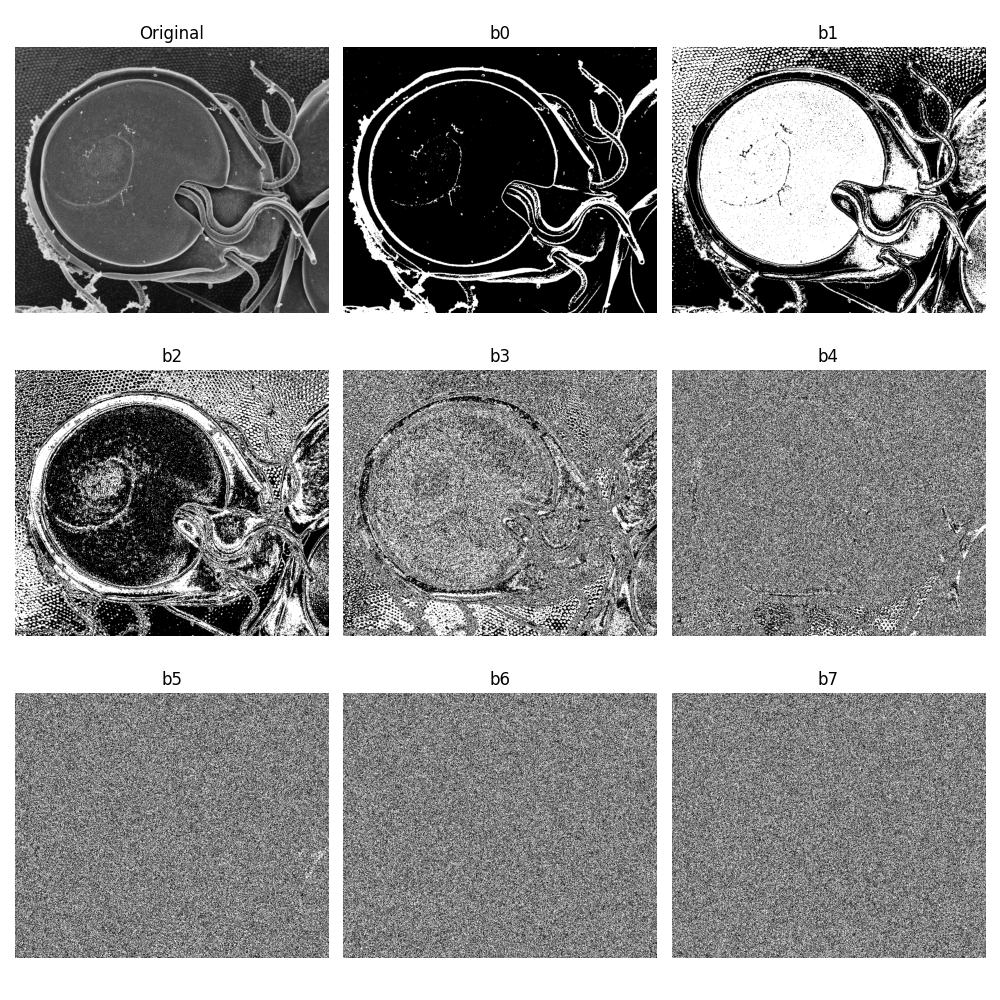

The Python source for this figure:

import sys
import os
import numpy as np
import matplotlib.pyplot as plt
from skimage.io import imread
from libDIPUM.data_path import dip_data

# Image loading (Exact path)
img_name = dip_data('trophozoite.tif')
f = imread(img_name)
if f.ndim == 3: f = f[:,:,0]

# Bit slicing
# MATLAB loop implementation:
# Res = f
# for i = 1:8
#    Bit(:,:,i) = Res >= 2^(NBits-i)
#    Res = Res - Bit * 2^(NBits-i)

# This extracts bits from MSB (128) down to LSB (1).
# i=1: 2^7=128. Bit plane 7 (MSB).
# i=8: 2^0=1.   Bit plane 0 (LSB).

NBits = 8

# We can do this efficiently with bitwise AND
# But replicating loop/order:

Bits = []
# Loop 1 to 8
# Using numpy bitwise is safer than manual subtraction logic for types,
# but manual subtraction works if types are uint8/int.

# Let's use standard bitwise extraction which is cleaner in Python
# But adhere to the order: MSB first (i=1 matches MSB).
for i in range(NBits):
    # i goes 0..7
    # Power of 2: NBits - 1 - i.
    # i=0 -> 7 (128). i=7 -> 0 (1).
    bit_pos = NBits - 1 - i

    # Extract bit
    # (f >> bit_pos) & 1
    b_img = (f >> bit_pos) & 1
    Bits.append(b_img)

# Display
fig, axes = plt.subplots(3, 3, figsize=(10, 10))
axes = axes.flatten()

# Plot 1: Original
axes[0].imshow(f, cmap='gray', vmin=0, vmax=255)
axes[0].set_title('Original')
axes[0].axis('off')

# Plot 2..9: Bit planes
# MATLAB: title(['b', num2str(i-1)]).
# i=1 (MSB) -> 'b0'. i=8 (LSB) -> 'b7'.
# This naming is arguably confusing (usually b7 is MSB), but I will replicate the MATLAB script Output.
# The MATLAB script uses loop i=1:8.
# i=1 (MSB). Title 'b0'.

for i in range(NBits):
    ax = axes[i+1]
    ax.imshow(Bits[i], cmap='gray')
    ax.set_title(f'b{i}') # i starts at 0. matches MATLAB 'i-1'.
    ax.axis('off')

plt.tight_layout()
plt.savefig('Figure314.png')
print("Saved Figure314.png")
plt.show()
